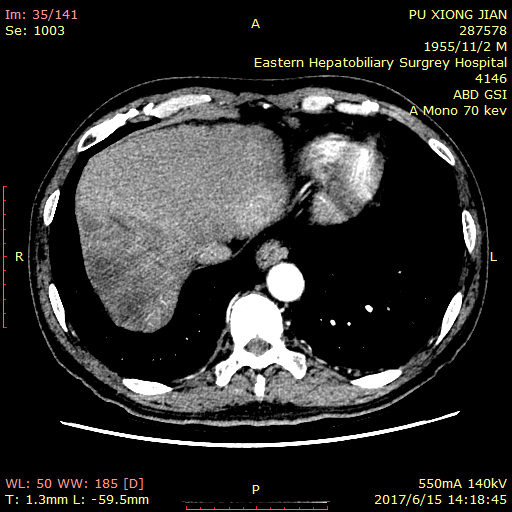
%> input picture 06/0000.bmp, 512 x 512 px
$ octave --eval "Watershed_Fun('0000.bmp');"   (GNU Octave 9; MATLAB toolbox functions it lacks are replaced by stand-ins)
%> lines starting %> are read from the running program, lines starting %| are printed output that depends on the picture; in (x1, y1, x2, y2) boxes, pixels count from 0 and x2, y2 are one past the last pixel; in counts of white or black regions, pixels touching at a corner belong together; the program's own positions count from 1
function Watershed_Fun(fileName)
%> called with fileName = '0000.bmp'
%入口函数
%fileName 图像文件名
rgb = imread(fileName);
%> rgb is the input picture: size 512x512x3 uint8; mean R, G, B 45.1, 44.7, 43.5
if ndims(rgb) == 3
    I = rgb2gray(rgb);
else
    I = rgb;
end
sz = size(I);
%> sz = [512 512]
if sz(1) ~=256
    I = imresize(I,256/sz(1));
%> I: size 256x256 uint8
    rgb = imresize(rgb,256/sz(1));
%> rgb: size 256x256x3 uint8
end
%y 方向边缘提取算子
hy = fspecial('sobel');
%x 方向边缘提取算子
hx = hy';
% 提取y方向边缘
Iy = imfilter(double(I),hy,'replicate');
%提取X方向边缘
Ix = imfilter(double(I),hx,'replicate');
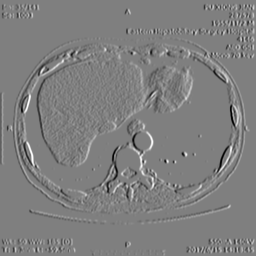
%> Ix: size 256x256 double; min -1020, max 1020, mean 0; drawn with min black and max white
%计算梯度图像
gradmag = sqrt(Ix.^2+Iy.^2);
%形态学算子
se = strel('disk',3);
%开运算
Io = imopen(I,se);
%图像腐蚀
Ie = imerode(I,se);
%图像重建
Iobr = imreconstruct(Ie,I);
%闭运算
Ioc = imclose(Io,se);
%膨胀
Iobrd = imdilate(Iobr,se);
%图像重建
Iobrcbr = imreconstruct(imcomplement(Iobrd),imcomplement(Iobr));
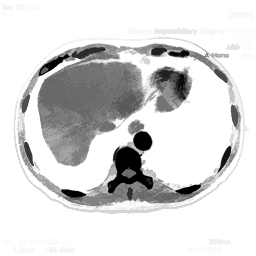
%> Iobrcbr: size 256x256 uint8; min 0, max 255, mean 216.3
%图像求反
Iobrcbr = imcomplement(Iobrcbr);
%句柄极大操作
fgm = imregionalmax(Iobrcbr);
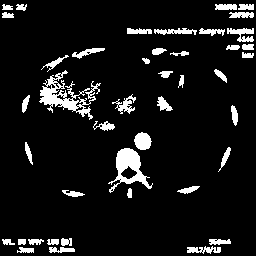
%> fgm: size 256x256 logical; 8.6% white; 43 white regions, largest, box (x1, y1, x2, y2) and area: (39, 70, 101, 120) 986, (108, 148, 153, 193) 769, (134, 132, 152, 150) 240
%形态学算子
se2 = strel(ones(3,3));
%闭操作
fgm2 = imclose(fgm,se2);
%> fgm2: size 256x256 logical; 10.1% white; 29 white regions, largest, box (x1, y1, x2, y2) and area: (39, 70, 101, 120) 1380, (127, 28, 254, 58) 964, (108, 148, 153, 193) 805
%腐蚀
fgm3 = imerode(fgm2,se2);
%> fgm3: size 256x256 logical; 5.9% white; 39 white regions (8 under 20 px), largest, box (x1, y1, x2, y2) and area: (41, 74, 89, 115) 918, (117, 149, 151, 188) 509, (200, 29, 253, 49) 291
%面积开操作
fgm4 = bwareaopen(fgm3,15);
%二值化
bw = im2bw(Iobrcbr,graythresh(Iobrcbr));
%> bw: size 256x256 logical; 24% white; 6 white regions, box (x1, y1, x2, y2) and area: (20, 44, 146, 166) 8798, (18, 120, 215, 206) 4301, (144, 66, 192, 112) 1369, (133, 44, 232, 86) 848, (217, 144, 237, 177) 237, (231, 105, 241, 129) 170
%计算区域距离
D = bwdist(bw);
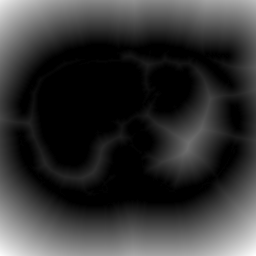
%> D: size 256x256 single; min 0, max 83.01, mean 16.9; drawn with min black and max white
%分水岭
DL = watershed(D);
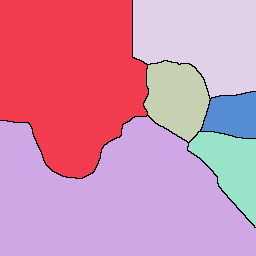
%> DL: size 256x256 uint8; 7 distinct labels, from 0 to 6; one colour per label, 0 black
%过滤背景
bgm = DL == 0;
%> bgm: size 256x256 logical; 1.4% white in thin lines or dots, all inside (x1, y1, x2, y2) = (0, 0, 256, 228)
%处理背景
gradmag2 = imimposemin(gradmag,bgm|fgm4);
%分水岭
L =watershed(gradmag2);
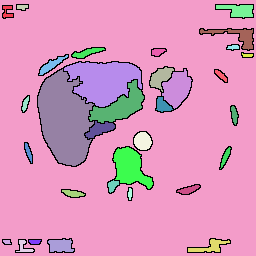
%> L: size 256x256 uint8; 34 distinct labels, from 0 to 33; one colour per label, 0 black
%标记矩阵加颜色
Lrgb = label2rgb(L,'jet','w','shuffle');
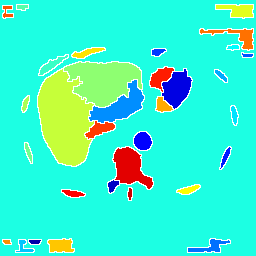
%> Lrgb: size 256x256x3 uint8; mean R, G, B 60, 240.4, 205
[pathstr,name,ext] = fileparts(fileName);
%整合得到详细目录
filefolder = fullfile(pwd,'实验结果',[name,'_实验截图']);
%判断文件夹是否存在
if ~exist(filefolder,'dir')
    mkdir(filefolder);
end
%显示中间过程
h1 = figure(1);
set(h1,'Name','图像灰度化','NumberTitle','off');
subplot(121);imshow(rgb,[]);title('原图像');
subplot(122);imshow(I,[]);title('灰度图像');
fileurl = fullfile(filefolder,'1');
set(h1,'PaperPositionMode','auto');
print(h1,'-dtiff','-r200',fileurl);
h2 = figure(2);
set(h2,'Name','形态学操作','NumberTitle','off');
subplot(121);imshow(rgb,[]);title('原图像');
subplot(122);imshow(I,[]);title('灰度图像');
fuleurl = fullfile(filefolder,'2');
set(h2,'PaperPositionMode','auto');
print(h2,'-dtiff','-r200',fileurl);
h3 = figure(3);
set(h3,'Name','图像梯度显示','NumberTitle','off');
subplot(121);imshow(rgb,[]);title('待处理的图像');
subplot(122);imshow(gradmag,[]);title('梯度图像');
fileurl = fullfile(filefolder,'3');
set(h3,'PaperPositionMode','auto');
print(h3,'-dtiff','-r200',fileurl);
%显示结果
h4 = figure(4);imshow(rgb,[]);hold on;
himage = imshow(Lrgb);
set(h4,'Name','图像分水岭分割','NumberTitle','off');
%显示矩阵
set(himage,'AlphaData',0.3);
hold off;
fileurl = fullfile(filefolder,'4');
set(h4,'PaperPositionMode','auto');
print(h4,'-dtiff','-r200',fileurl);

$ run again, on 06/01.bmp
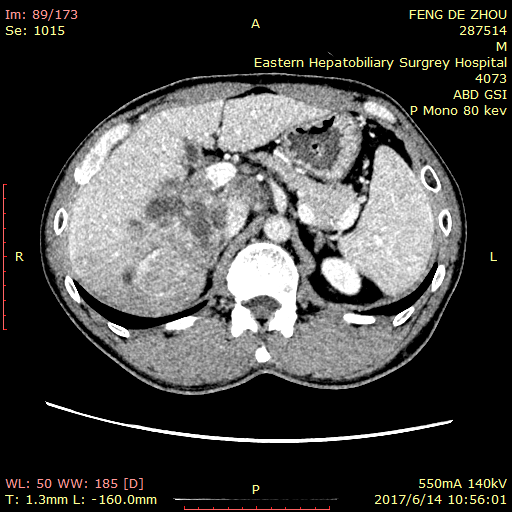
%> input picture 06/01.bmp, 512 x 512 px
%> in Watershed_Fun, rgb is the input picture: size 512x512x3 uint8; mean R, G, B 67.2, 66.8, 65.6
%> rgb: size 256x256x3 uint8
%> in Watershed_Fun, `fgm = imregionalmax(Iobrcbr);`:
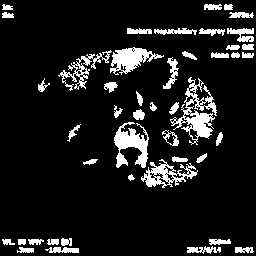
%> fgm: size 256x256 logical; 10.9% white; 45 white regions, largest, box (x1, y1, x2, y2) and area: (170, 77, 217, 145) 1069, (114, 122, 149, 168) 833, (110, 47, 164, 75) 722
%> fgm2: size 256x256 logical; 13.6% white; 25 white regions, largest, box (x1, y1, x2, y2) and area: (162, 77, 217, 146) 1704, (58, 47, 164, 91) 1673, (127, 28, 254, 58) 1125
%> fgm3: size 256x256 logical; 8.5% white; 41 white regions (12 under 20 px), largest, box (x1, y1, x2, y2) and area: (61, 49, 161, 89) 1203, (172, 79, 216, 137) 1004, (142, 161, 196, 187) 716
%> bw: size 256x256 logical; 35.4% white; 1 white region, box (x1, y1, x2, y2) and area: (23, 41, 231, 197) 23225
%> DL: size 256x256 uint8; every value is 1
%> bgm: size 256x256 logical; every value is 0
%> L: size 256x256 uint8; 34 distinct labels, from 0 to 33
%> in Watershed_Fun, `Lrgb = label2rgb(L,'jet','w','shuffle');`:
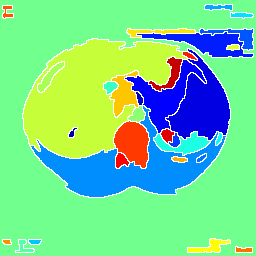
%> Lrgb: size 256x256x3 uint8; mean R, G, B 118.2, 214.6, 148.7
